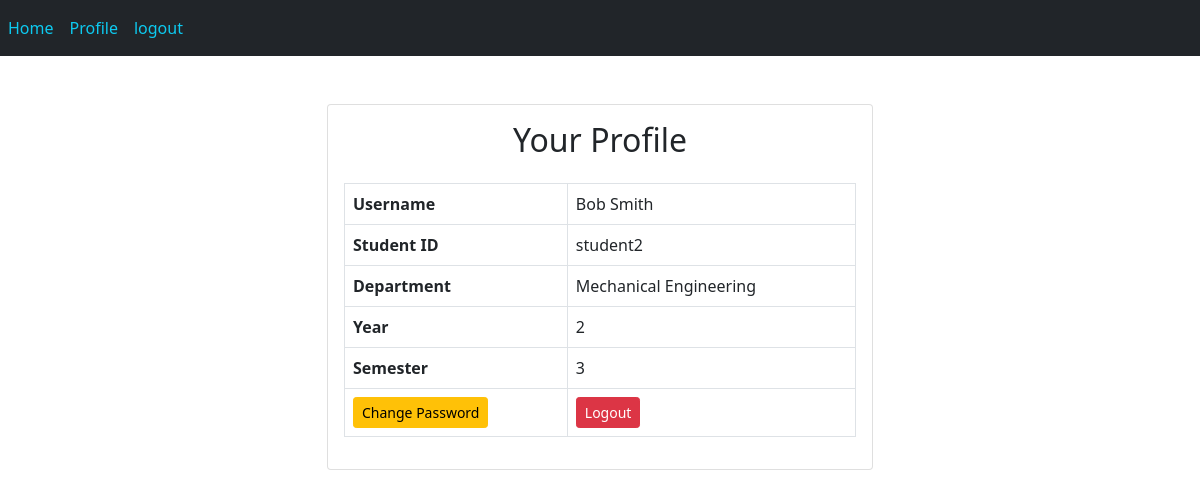
Page /stdprofile (signed in) on the committed database.
### tables this page shows
CREATE TABLE Students (
    student_id TEXT PRIMARY KEY,
    password TEXT NOT NULL,
    student_name TEXT NOT NULL,
    department TEXT NOT NULL,
    year TEXT NOT NULL,
    semester TEXT NOT NULL
);

### index.py (the view)
@app.route('/stdprofile')
def stdprofile():
    if 'student_id' in session:
        try:
            with sqlite3.connect('users.db') as con:
                cursor = con.cursor()
                cursor.execute('SELECT * FROM Students WHERE student_id = ?', (session['student_id'],))
                data = cursor.fetchall()
                if data:
                    return render_template('stdprofile.html', data=data)
                else:
                    return 'No student found with the given ID', 404
        except Exception as e:
            con.rollback()
            return str(e), 500
    else:
        abort(401)

### templates/stdprofile.html (shortened to what this page needs)
<!DOCTYPE html>
<html lang="en">
<head>
    <link rel="stylesheet" href="static/css/bootstrap.css">
</head>
<body>
    <nav class="navbar navbar-expand-lg bg-body-tertiary  navbar-light bg-dark ">
		<div >
		  <div class="" id="navbarNav">
			<ul class="navbar-nav justify-content-end">
				<li class="nav-item">
					<a class="nav-link active text-info" aria-current="page" href="/stdhome">Home</a>
				  </li>
			  <li class="nav-item">
				<a class="nav-link active text-info" aria-current="page" href="/stdprofile"> Profile</a>
			  </li>
			  <li class="nav-item">
				<a class="nav-link text-info" href="/stdlogout">logout</a>
			  </li>
			</ul>
		  </div>
		</div>
	  </nav>
    <center>
        <div class="container mt-5">
            <div class="row justify-content-center">
              <div class="col-md-6">
                <div class="card">
                  <div class="card-body">
                    <h2 class="card-title text-center mb-4">Your Profile</h2>
                    <table class="table table-bordered">
                      <tbody>
                        <tr>
                          <th scope="row">Username</th>
                          <td>{{data[0][2]}}</td>
                        </tr>
                        <tr>
                          <th scope="row">Student ID</th>
                          <td>{{data[0][0]}}</td>
                        </tr>
                        <tr>
                            <th scope="row">Department</th>
                            <td>{{data[0][3]}}</td>
                          </tr>
                          <tr>
                              <th scope="row">Year</th>
                              <td>{{data[0][4]}}</td>
                            </tr>
                            <tr>
                              <th scope="row">Semester</th>
                              <td>{{data[0][5]}}</td>
                            </tr>
                        <tr>
                          <td><a href="/stdchangepwd" class="btn btn-warning btn-sm">Change Password</a></td>
                          <td><a href="/stdlogout" class="btn btn-danger btn-sm">Logout</a></td>
                        </tr>
                      </tbody>
                    </table>
                  </div>
                </div>
              </div>
            </div>
          </div>
    </center>
</body>
</html>

### rows in the picture
Students: student_name "Bob Smith", student_id "student2", department "Mechanical Engineering", year "2", semester "3"
